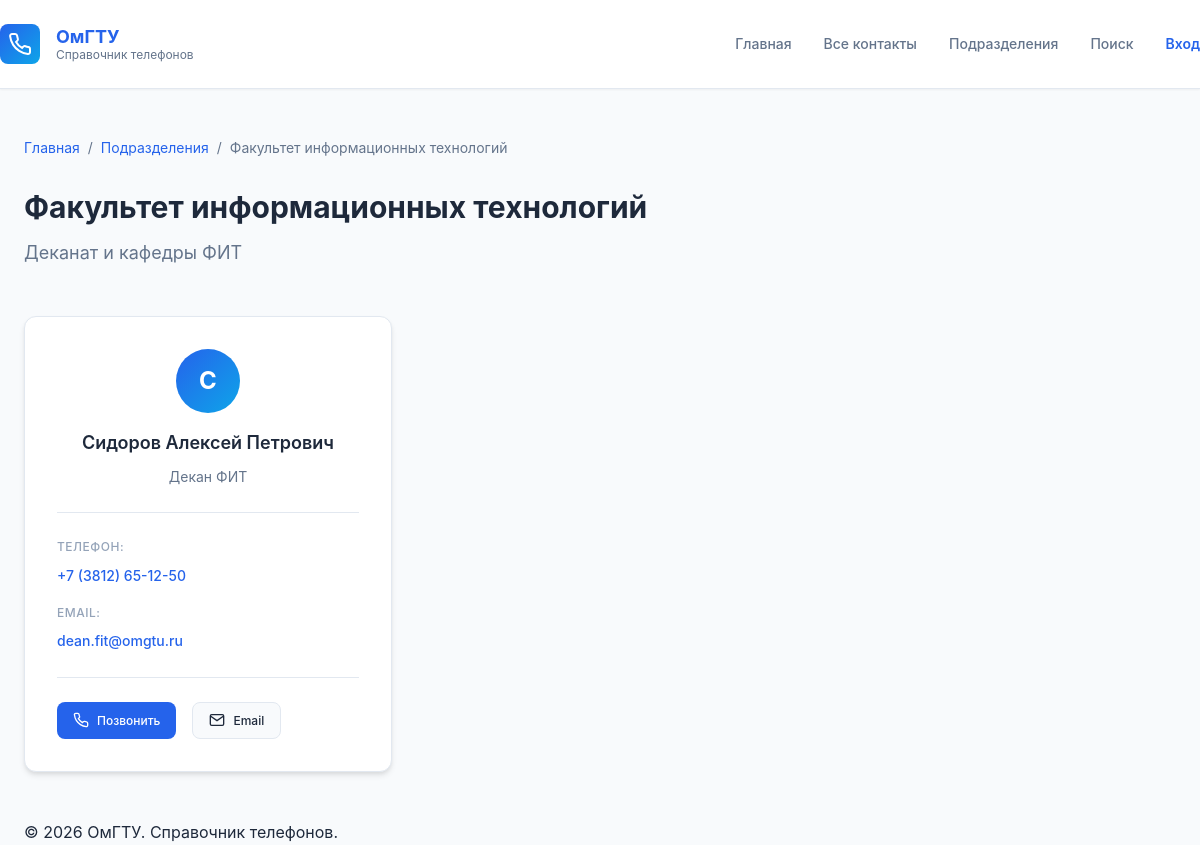
The page /department.php?id=2 on the database its author committed.
### tables this page shows
CREATE TABLE IF NOT EXISTS `departments` (
    `id` INT AUTO_INCREMENT PRIMARY KEY,
    `name` VARCHAR(255) NOT NULL,
    `description` TEXT,
    `parent_id` INT NULL,
    `created_at` TIMESTAMP DEFAULT CURRENT_TIMESTAMP,
    `updated_at` TIMESTAMP DEFAULT CURRENT_TIMESTAMP ON UPDATE CURRENT_TIMESTAMP,
    FOREIGN KEY (`parent_id`) REFERENCES `departments`(`id`) ON DELETE SET NULL
);

CREATE TABLE IF NOT EXISTS `contacts` (
    `id` INT AUTO_INCREMENT PRIMARY KEY,
    `name` VARCHAR(255) NOT NULL,
    `position` VARCHAR(255),
    `department_id` INT NULL,
    `phone` VARCHAR(50) NOT NULL,
    `email` VARCHAR(255),
    `room` VARCHAR(50),
    `internal_phone` VARCHAR(20),
    `created_at` TIMESTAMP DEFAULT CURRENT_TIMESTAMP,
    `updated_at` TIMESTAMP DEFAULT CURRENT_TIMESTAMP ON UPDATE CURRENT_TIMESTAMP,
    FOREIGN KEY (`department_id`) REFERENCES `departments`(`id`) ON DELETE SET NULL
);

### config/database.php (called while the page is built, shortened)
<?php
if (!class_exists('Database')) {
class Database {
    private static $instance = null;
    private function __construct() {
        $host = 'localhost';
        $dbname = 'oxirgi';
        $username = 'root';
        $password = '';
        try {
            $this->connection = new PDO(
                "mysql:host=$host;dbname=$dbname;charset=utf8mb4",
                $username,
                $password,
                [
                    PDO::ATTR_ERRMODE => PDO::ERRMODE_EXCEPTION,
                    PDO::ATTR_DEFAULT_FETCH_MODE => PDO::FETCH_ASSOC,
                    PDO::ATTR_EMULATE_PREPARES => false
                ]
            );
        } catch (PDOException $e) {
            die("Ошибка подключения к базе данных: " . $e->getMessage());
        }
    }
    public static function getInstance() {
        if (self::$instance === null) {
            self::$instance = new self();
        }
        return self::$instance->connection;
    }
}
}
?>

### includes/DepartmentManager.php (called while the page is built, shortened)
<?php
class DepartmentManager {
    private $db;
    public function __construct() {
        $this->db = Database::getInstance();
    }
    public function getDepartmentById($id) {
        $sql = "SELECT * FROM departments WHERE id = :id";
        $stmt = $this->db->prepare($sql);
        $stmt->execute([':id' => $id]);
        return $stmt->fetch();
    }
}
?>

### includes/functions.php (called while the page is built, shortened)
<?php
function escape($value) {
    return htmlspecialchars($value ?? '', ENT_QUOTES, 'UTF-8');
}
function format_phone($phone) {
    return preg_replace('/[^0-9+]/', '', $phone);
}

### includes/ContactManager.php (called while the page is built, shortened)
<?php
class ContactManager {
    private $db;
    public function __construct() {
        $this->db = Database::getInstance();
    }
    public function getContactsByDepartment($departmentId) {
        $sql = "SELECT * FROM contacts WHERE department_id = :id ORDER BY name";
        $stmt = $this->db->prepare($sql);
        $stmt->execute([':id' => $departmentId]);
        return $stmt->fetchAll();
    }
}
?>

### department.php (the view, shortened to what this page needs)
<?php
require_once __DIR__ . '/config/database.php';
require_once __DIR__ . '/includes/functions.php';
require_once __DIR__ . '/includes/DepartmentManager.php';
require_once __DIR__ . '/includes/ContactManager.php';
$id = isset($_GET['id']) ? (int)$_GET['id'] : 0;
$departmentManager = new DepartmentManager();
$contactManager = new ContactManager();
$department = $departmentManager->getDepartmentById($id);
$contacts = $contactManager->getContactsByDepartment($id);
include __DIR__ . '/includes/header.php';
?>
<main class="main-content">
    <div class="container">
        <div class="page-header">
            <div class="breadcrumb">
                <a href="index.php">Главная</a>
                <span>/</span>
                <a href="departments.php">Подразделения</a>
                <span>/</span>
                <span><?php echo escape($department['name']); ?></span>
            </div>
            <h1 class="page-title"><?php echo escape($department['name']); ?></h1>
            <?php if (!empty($department['description'])): ?>
                <p class="page-subtitle"><?php echo escape($department['description']); ?></p>
            <?php endif; ?>
        </div>
        <?php if (count($contacts) > 0): ?>
            <div class="contacts-grid">
                <?php foreach ($contacts as $contact): ?>
                <div class="contact-card">
                    <div class="contact-card-header">
                        <div class="contact-avatar"><?php echo mb_substr($contact['name'], 0, 1, 'UTF-8'); ?></div>
                        <div class="contact-info">
                            <h3 class="contact-name"><?php echo escape($contact['name']); ?></h3>
                            <?php if (!empty($contact['position'])): ?>
                                <p class="contact-position"><?php echo escape($contact['position']); ?></p>
                            <?php endif; ?>
                        </div>
                    </div>
                    <div class="contact-card-body">
                        <div class="contact-detail">
                            <span class="contact-label">Телефон:</span>
                            <a href="tel:<?php echo format_phone($contact['phone']); ?>" class="contact-value contact-phone">
                                <?php echo escape($contact['phone']); ?>
                            </a>
                        </div>
                        <?php if (!empty($contact['email'])): ?>
                        <div class="contact-detail">
                            <span class="contact-label">Email:</span>
                            <a href="mailto:<?php echo escape($contact['email']); ?>" class="contact-value contact-email">
                                <?php echo escape($contact['email']); ?>
                            </a>
                        </div>
                        <?php endif; ?>
                    </div>
                    <div class="contact-card-footer">
                        <a href="tel:<?php echo format_phone($contact['phone']); ?>" class="btn btn-primary btn-sm">
                            Позвонить
                        </a>
                        <?php if (!empty($contact['email'])): ?>
                        <a href="mailto:<?php echo escape($contact['email']); ?>" class="btn btn-secondary btn-sm">
                            <svg width="16" height="16" viewBox="0 0 24 24" fill="none" stroke="currentColor" stroke-width="2">
                                <path d="M4 4h16c1.1 0 2 .9 2 2v12c0 1.1-.9 2-2 2H4c-1.1 0-2-.9-2-2V6c0-1.1.9-2 2-2z"></path>
                                <polyline points="22,6 12,13 2,6"></polyline>
                            </svg>
                            Email
                        </a>
                        <?php endif; ?>
                    </div>
                </div>
                <?php endforeach; ?>
            </div>
        <?php endif; ?>
    </div>
</main>
<?php include __DIR__ . '/includes/footer.php'; ?>

### rows shown on the page
departments: name "Факультет информационных технологий", description "Деканат и кафедры ФИТ"
contacts: name "С", name "Сидоров Алексей Петрович", position "Декан ФИТ", phone "+7 (3812) 65-12-50", email "dean.fit@omgtu.ru"
